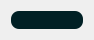
<?xml version="1.0" encoding="UTF-8"?>
<ui version="4.0">
 <class>win</class>
 <widget class="QWidget" name="win">
  <property name="geometry">
   <rect>
    <x>0</x>
    <y>0</y>
    <width>94</width>
    <height>38</height>
   </rect>
  </property>
  <property name="windowTitle">
   <string>Mini Monitor</string>
  </property>
  <property name="windowOpacity">
   <double>0.650000000000000</double>
  </property>
  <property name="autoFillBackground">
   <bool>false</bool>
  </property>
  <property name="styleSheet">
   <string notr="true">#wrapper {
    background: #002025;
    border-radius: 8px;
    border: 0px solid #FFFFFF;     
}

#wrapper QLabel {
	color: #FFFFFF;
}
</string>
  </property>
  <property name="locale">
   <locale language="English" country="UnitedStates"/>
  </property>
  <layout class="QVBoxLayout" name="verticalLayout">
   <item>
    <widget class="QWidget" name="wrapper" native="true">
     <layout class="QHBoxLayout" name="horizontalLayout_3">
      <item>
       <layout class="QHBoxLayout" name="horizontalLayout_2">
        <property name="spacing">
         <number>16</number>
        </property>
       </layout>
      </item>
     </layout>
    </widget>
   </item>
  </layout>
 </widget>
 <resources/>
 <connections/>
</ui>
